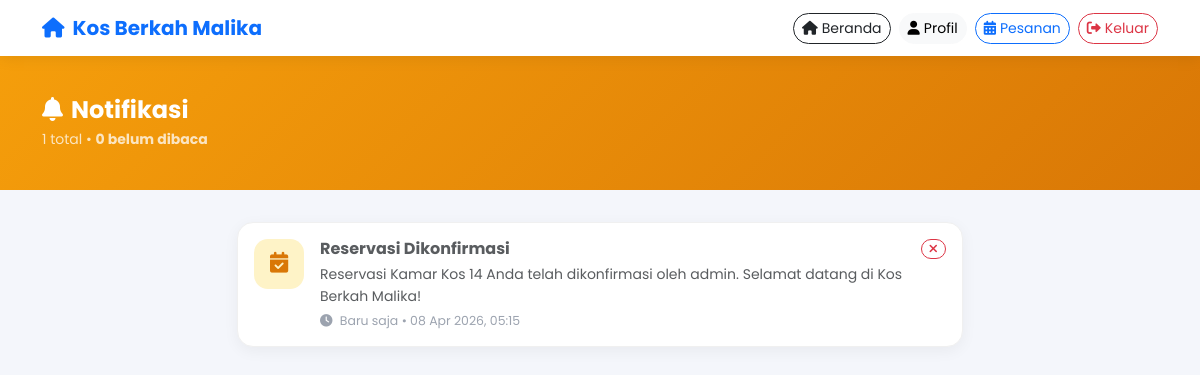
The app's page /users/notifikasi.php (signed in) with its own data.
### tables this page shows
CREATE TABLE IF NOT EXISTS notifikasi (
    id_notifikasi INT(11) NOT NULL AUTO_INCREMENT,
    id_pengguna INT(11) NOT NULL,
    judul VARCHAR(255) NOT NULL,
    pesan TEXT NOT NULL,
    jenis ENUM('info','pembayaran','reservasi','sistem') DEFAULT 'info',
    status_baca ENUM('belum dibaca','sudah dibaca') DEFAULT 'belum dibaca',
    dibuat_pada TIMESTAMP DEFAULT CURRENT_TIMESTAMP,
    PRIMARY KEY (id_notifikasi),
    FOREIGN KEY (id_pengguna) REFERENCES pengguna(id_pengguna)
        ON DELETE CASCADE
);

### users/notifikasi.php (the view, shortened to what this page needs)
<?php
require_once '../config/database.php';
$user_id = $_SESSION['user_id'];
$stmt = $conn->prepare("SELECT * FROM notifikasi WHERE id_pengguna = ? ORDER BY dibuat_pada DESC");
$stmt->bind_param("i", $user_id);
$stmt->execute();
$notifikasi = $stmt->get_result();
$unread = $conn->query("SELECT COUNT(*) as cnt FROM notifikasi WHERE id_pengguna = $user_id AND status_baca = 'belum dibaca'")->fetch_assoc()['cnt'];
$total  = $conn->query("SELECT COUNT(*) as cnt FROM notifikasi WHERE id_pengguna = $user_id")->fetch_assoc()['cnt'];
?>
<!DOCTYPE html>
<html lang="id">
<head>
    <link href="https://cdn.jsdelivr.net/npm/bootstrap@5.3.0/dist/css/bootstrap.min.css" rel="stylesheet">
    <link rel="stylesheet" href="https://cdnjs.cloudflare.com/ajax/libs/font-awesome/6.0.0/css/all.min.css">
</head>
<body>
    <nav class="navbar navbar-expand-lg navbar-light bg-white">
        <div class="container">
            <a class="navbar-brand fw-bold text-primary" href="../index.php">
                <i class="fas fa-home me-2"></i>Kos Berkah Malika
            </a>
            <div class="navbar-nav ms-auto d-flex flex-row align-items-center gap-2">
                <a href="../index.php" class="btn btn-outline-dark btn-sm rounded-pill">
                    <i class="fas fa-home me-1"></i>Beranda
                </a>
                <a href="profil.php" class="btn btn-light btn-sm rounded-pill">
                    <i class="fas fa-user me-1"></i>Profil
                </a>
                <a href="pesanan_saya.php" class="btn btn-outline-primary btn-sm rounded-pill">
                    <i class="fas fa-calendar-alt me-1"></i>Pesanan
                </a>
                <a href="../logout.php" class="btn btn-outline-danger btn-sm rounded-pill">
                    <i class="fas fa-sign-out-alt me-1"></i>Keluar
                </a>
            </div>
        </div>
    </nav>
    <div class="page-header">
        <div class="container">
            <div class="d-flex justify-content-between align-items-center">
                <div>
                    <h4 class="fw-bold mb-1"><i class="fas fa-bell me-2"></i>Notifikasi</h4>
                    <p class="opacity-75 mb-0 small">
                        <?php echo $total; ?> total &bull; <strong><?php echo $unread; ?> belum dibaca</strong>
                    </p>
                </div>
            </div>
        </div>
    </div>
    <div class="container pb-5" style="max-width: 750px;">
        <?php if ($notifikasi->num_rows === 0): ?>
            <div class="empty-state">
                <i class="fas fa-bell-slash"></i>
                <h5 class="text-muted">Tidak ada notifikasi</h5>
                <p class="text-muted small">Notifikasi dari admin akan muncul di sini.</p>
                <a href="../index.php" class="btn btn-primary rounded-pill px-4">
                    <i class="fas fa-home me-2"></i>Kembali ke Beranda
                </a>
            </div>
        <?php else: ?>
            <?php while ($n = $notifikasi->fetch_assoc()):
                $is_unread = $n['status_baca'] === 'belum dibaca';
                $icon_map  = ['info' => 'icon-info', 'pembayaran' => 'icon-pembayaran', 'reservasi' => 'icon-reservasi', 'sistem' => 'icon-sistem'];
                $icon_fa   = ['info' => 'fas fa-info-circle', 'pembayaran' => 'fas fa-credit-card', 'reservasi' => 'fas fa-calendar-check', 'sistem' => 'fas fa-cog'];
                $icon_cls  = $icon_map[$n['jenis']] ?? 'icon-info';
                $icon_fa_val = $icon_fa[$n['jenis']] ?? 'fas fa-bell';
            ?>
            <div class="notif-card <?php echo $is_unread ? 'unread' : ''; ?>">
                <div class="d-flex align-items-start p-3 gap-3">
                    <div class="notif-icon <?php echo $icon_cls; ?>">
                        <i class="<?php echo $icon_fa_val; ?>"></i>
                    </div>
                    <div class="flex-grow-1">
                        <div class="d-flex justify-content-between align-items-start mb-1">
                            <h6 class="fw-bold mb-0 <?php echo $is_unread ? '' : 'text-muted'; ?>">
                                <?php echo htmlspecialchars($n['judul']); ?>
                            </h6>
                            <div class="d-flex gap-1 ms-2">
                                <a href="notifikasi.php?delete=<?php echo $n['id_notifikasi']; ?>" class="btn btn-outline-danger btn-sm rounded-pill px-2 py-0"
                                   onclick="return confirm('Hapus notifikasi ini?')" title="Hapus" style="font-size:0.75rem">
                                    <i class="fas fa-times"></i>
                                </a>
                            </div>
                        </div>
                        <p class="mb-1 small <?php echo $is_unread ? '' : 'text-muted'; ?>" style="line-height:1.6">
                            <?php echo htmlspecialchars($n['pesan']); ?>
                        </p>
                        <div class="notif-time">
                            <i class="fas fa-clock me-1"></i>
                            <?php
                            $diff  = (new DateTime())->diff(new DateTime($n['dibuat_pada']));
                            if ($diff->days > 0) echo $diff->days . ' hari lalu';
                            elseif ($diff->h > 0) echo $diff->h . ' jam lalu';
                            elseif ($diff->i > 0) echo $diff->i . ' menit lalu';
                            else echo 'Baru saja';
                            ?>
                            &bull; <?php echo date('d M Y, H:i', strtotime($n['dibuat_pada'])); ?>
                        </div>
                    </div>
                </div>
            </div>
            <?php endwhile; ?>
        <?php endif; ?>
    </div>
</body>
</html>

### users/notifikasi.php (style rules this page uses)
* { font-family: 'Poppins', sans-serif; }
body { background-color: #f4f6fb; }
.navbar { background: white !important; box-shadow: 0 2px 15px rgba(0,0,0,0.08); }
.page-header { background: linear-gradient(135deg, #f59e0b, #d97706); color: white; padding: 2.5rem 0; margin-bottom: 2rem; }
.notif-card { background: white; border-radius: 16px; box-shadow: 0 4px 15px rgba(0,0,0,0.05); margin-bottom: 1rem; border: 1px solid #f0f0f0; transition: all 0.3s; overflow: hidden; }
.notif-icon { width: 50px; height: 50px; border-radius: 14px; display: flex; align-items: center; justify-content: center; font-size: 1.3rem; flex-shrink: 0; }
.icon-reservasi { background: #fef3c7; color: #d97706; }
.notif-time { font-size: 0.78rem; color: #9ca3af; }

### records on screen
notifikasi: judul "Reservasi Dikonfirmasi", pesan "Reservasi Kamar Kos 14 Anda telah dikonfirmasi oleh admin. Selamat datang di Kos Berkah Malika!", shows "Baru saja", dibuat_pada "08 Apr 2026, 05:15"

### other values on screen
$total "1"
$unread "0"
